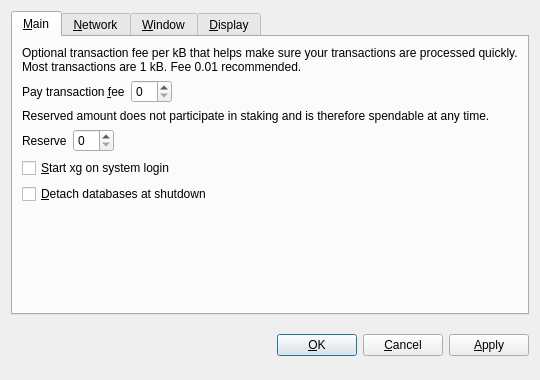
<?xml version="1.0" encoding="UTF-8"?>
<ui version="4.0">
 <class>OptionsDialog</class>
 <widget class="QDialog" name="OptionsDialog">
  <property name="geometry">
   <rect>
    <x>0</x>
    <y>0</y>
    <width>540</width>
    <height>380</height>
   </rect>
  </property>
  <property name="windowTitle">
   <string>Options</string>
  </property>
  <property name="modal">
   <bool>true</bool>
  </property>
  <layout class="QVBoxLayout" name="verticalLayout">
   <item>
    <widget class="QTabWidget" name="tabWidget">
     <property name="tabPosition">
      <enum>QTabWidget::North</enum>
     </property>
     <property name="currentIndex">
      <number>0</number>
     </property>
     <widget class="QWidget" name="tabMain">
      <attribute name="title">
       <string>&amp;Main</string>
      </attribute>
      <layout class="QVBoxLayout" name="verticalLayout_Main">
       <item>
        <widget class="QLabel" name="transactionFeeInfoLabel">
         <property name="text">
          <string>Optional transaction fee per kB that helps make sure your transactions are processed quickly. Most transactions are 1 kB. Fee 0.01 recommended.</string>
         </property>
         <property name="textFormat">
          <enum>Qt::PlainText</enum>
         </property>
         <property name="wordWrap">
          <bool>true</bool>
         </property>
        </widget>
       </item>
       <item>
        <layout class="QHBoxLayout" name="horizontalLayoutFee">
         <item>
          <widget class="QLabel" name="transactionFeeLabel">
           <property name="text">
            <string>Pay transaction &amp;fee</string>
           </property>
           <property name="textFormat">
            <enum>Qt::PlainText</enum>
           </property>
           <property name="buddy">
            <cstring>transactionFee</cstring>
           </property>
          </widget>
         </item>
         <item>
          <widget class="BitcoinAmountField" name="transactionFee"/>
         </item>
         <item>
          <spacer name="horizontalSpacerFee">
           <property name="orientation">
            <enum>Qt::Horizontal</enum>
           </property>
           <property name="sizeHint" stdset="0">
            <size>
             <width>40</width>
             <height>20</height>
            </size>
           </property>
          </spacer>
         </item>
        </layout>
       </item>
       <item>
        <widget class="QLabel" name="reserveBalanceInfoLabel">
         <property name="text">
          <string>Reserved amount does not participate in staking and is therefore spendable at any time.</string>
         </property>
         <property name="textFormat">
          <enum>Qt::PlainText</enum>
         </property>
         <property name="wordWrap">
          <bool>true</bool>
         </property>
        </widget>
       </item>
       <item>
        <layout class="QHBoxLayout" name="horizontalLayoutReserveBalance">
         <item>
          <widget class="QLabel" name="reserveBalanceLabel">
           <property name="text">
            <string>Reserve</string>
           </property>
           <property name="textFormat">
            <enum>Qt::PlainText</enum>
           </property>
           <property name="buddy">
            <cstring>reserveBalance</cstring>
           </property>
          </widget>
         </item>
         <item>
          <widget class="BitcoinAmountField" name="reserveBalance"/>
         </item>
         <item>
          <spacer name="horizontalSpacerReserveBalance">
           <property name="orientation">
            <enum>Qt::Horizontal</enum>
           </property>
           <property name="sizeHint" stdset="0">
            <size>
             <width>40</width>
             <height>20</height>
            </size>
           </property>
          </spacer>
         </item>
        </layout>
       </item>
       <item>
        <widget class="QCheckBox" name="bitcoinAtStartup">
         <property name="toolTip">
          <string>Automatically start xg after logging in to the system.</string>
         </property>
         <property name="text">
          <string>&amp;Start xg on system login</string>
         </property>
        </widget>
       </item>
       <item>
        <widget class="QCheckBox" name="detachDatabases">
         <property name="toolTip">
          <string>Detach block and address databases at shutdown. This means they can be moved to another data directory, but it slows down shutdown. The wallet is always detached.</string>
         </property>
         <property name="text">
          <string>&amp;Detach databases at shutdown</string>
         </property>
        </widget>
       </item>
       <item>
        <spacer name="verticalSpacer_Main">
         <property name="orientation">
          <enum>Qt::Vertical</enum>
         </property>
         <property name="sizeHint" stdset="0">
          <size>
           <width>20</width>
           <height>40</height>
          </size>
         </property>
        </spacer>
       </item>
      </layout>
     </widget>
     <widget class="QWidget" name="tabNetwork">
      <attribute name="title">
       <string>&amp;Network</string>
      </attribute>
      <layout class="QVBoxLayout" name="verticalLayout_Network">
       <item>
        <widget class="QCheckBox" name="mapPortUpnp">
         <property name="toolTip">
          <string>Automatically open the xg client port on the router. This only works when your router supports UPnP and it is enabled.</string>
         </property>
         <property name="text">
          <string>Map port using &amp;UPnP</string>
         </property>
        </widget>
       </item>
       <item>
        <widget class="QCheckBox" name="connectSocks">
         <property name="toolTip">
          <string>Connect to the xg network through a SOCKS proxy (e.g. when connecting through Tor).</string>
         </property>
         <property name="text">
          <string>&amp;Connect through SOCKS proxy:</string>
         </property>
        </widget>
       </item>
       <item>
        <layout class="QHBoxLayout" name="horizontalLayout_Network">
         <item>
          <widget class="QLabel" name="proxyIpLabel">
           <property name="text">
            <string>Proxy &amp;IP:</string>
           </property>
           <property name="textFormat">
            <enum>Qt::PlainText</enum>
           </property>
           <property name="buddy">
            <cstring>proxyIp</cstring>
           </property>
          </widget>
         </item>
         <item>
          <widget class="QValidatedLineEdit" name="proxyIp">
           <property name="maximumSize">
            <size>
             <width>140</width>
             <height>16777215</height>
            </size>
           </property>
           <property name="toolTip">
            <string>IP address of the proxy (e.g. 127.0.0.1)</string>
           </property>
          </widget>
         </item>
         <item>
          <widget class="QLabel" name="proxyPortLabel">
           <property name="text">
            <string>&amp;Port:</string>
           </property>
           <property name="textFormat">
            <enum>Qt::PlainText</enum>
           </property>
           <property name="buddy">
            <cstring>proxyPort</cstring>
           </property>
          </widget>
         </item>
         <item>
          <widget class="QLineEdit" name="proxyPort">
           <property name="maximumSize">
            <size>
             <width>55</width>
             <height>16777215</height>
            </size>
           </property>
           <property name="toolTip">
            <string>Port of the proxy (e.g. 9050)</string>
           </property>
          </widget>
         </item>
         <item>
          <widget class="QLabel" name="socksVersionLabel">
           <property name="text">
            <string>SOCKS &amp;Version:</string>
           </property>
           <property name="textFormat">
            <enum>Qt::PlainText</enum>
           </property>
           <property name="buddy">
            <cstring>socksVersion</cstring>
           </property>
          </widget>
         </item>
         <item>
          <widget class="QValueComboBox" name="socksVersion">
           <property name="toolTip">
            <string>SOCKS version of the proxy (e.g. 5)</string>
           </property>
          </widget>
         </item>
         <item>
          <spacer name="horizontalSpacer_Network">
           <property name="orientation">
            <enum>Qt::Horizontal</enum>
           </property>
           <property name="sizeHint" stdset="0">
            <size>
             <width>40</width>
             <height>20</height>
            </size>
           </property>
          </spacer>
         </item>
        </layout>
       </item>
       <item>
        <spacer name="verticalSpacer_Network">
         <property name="orientation">
          <enum>Qt::Vertical</enum>
         </property>
         <property name="sizeHint" stdset="0">
          <size>
           <width>20</width>
           <height>40</height>
          </size>
         </property>
        </spacer>
       </item>
      </layout>
     </widget>
     <widget class="QWidget" name="tabWindow">
      <attribute name="title">
       <string>&amp;Window</string>
      </attribute>
      <layout class="QVBoxLayout" name="verticalLayout_Window">
       <item>
        <widget class="QCheckBox" name="minimizeToTray">
         <property name="toolTip">
          <string>Show only a tray icon after minimizing the window.</string>
         </property>
         <property name="text">
          <string>&amp;Minimize to the tray instead of the taskbar</string>
         </property>
        </widget>
       </item>
       <item>
        <widget class="QCheckBox" name="minimizeOnClose">
         <property name="toolTip">
          <string>Minimize instead of exit the application when the window is closed. When this option is enabled, the application will be closed only after selecting Quit in the menu.</string>
         </property>
         <property name="text">
          <string>M&amp;inimize on close</string>
         </property>
        </widget>
       </item>
       <item>
        <spacer name="verticalSpacer_Window">
         <property name="orientation">
          <enum>Qt::Vertical</enum>
         </property>
         <property name="sizeHint" stdset="0">
          <size>
           <width>20</width>
           <height>40</height>
          </size>
         </property>
        </spacer>
       </item>
      </layout>
     </widget>
     <widget class="QWidget" name="tabDisplay">
      <attribute name="title">
       <string>&amp;Display</string>
      </attribute>
      <layout class="QVBoxLayout" name="verticalLayout_Display">
       <item>
        <layout class="QHBoxLayout" name="horizontalLayout_1_Display">
         <item>
          <widget class="QLabel" name="langLabel">
           <property name="text">
            <string>User Interface &amp;language:</string>
           </property>
           <property name="textFormat">
            <enum>Qt::PlainText</enum>
           </property>
           <property name="buddy">
            <cstring>lang</cstring>
           </property>
          </widget>
         </item>
         <item>
          <widget class="QValueComboBox" name="lang">
           <property name="toolTip">
            <string>The user interface language can be set here. This setting will take effect after restarting xg.</string>
           </property>
          </widget>
         </item>
        </layout>
       </item>
       <item>
        <layout class="QHBoxLayout" name="horizontalLayout_2_Display">
         <item>
          <widget class="QLabel" name="unitLabel">
           <property name="text">
            <string>&amp;Unit to show amounts in:</string>
           </property>
           <property name="textFormat">
            <enum>Qt::PlainText</enum>
           </property>
           <property name="buddy">
            <cstring>unit</cstring>
           </property>
          </widget>
         </item>
         <item>
          <widget class="QValueComboBox" name="unit">
           <property name="toolTip">
            <string>Choose the default subdivision unit to show in the interface and when sending coins.</string>
           </property>
          </widget>
         </item>
        </layout>
       </item>
       <item>
        <widget class="QCheckBox" name="displayAddresses">
         <property name="toolTip">
          <string>Whether to show xg addresses in the transaction list or not.</string>
         </property>
         <property name="text">
          <string>&amp;Display addresses in transaction list</string>
         </property>
        </widget>
       </item>
       <item>
        <widget class="QCheckBox" name="coinControlFeatures">
         <property name="toolTip">
          <string>Whether to show coin control features or not.</string>
         </property>
         <property name="text">
          <string>Display coin &amp;control features (experts only!)</string>
         </property>
        </widget>
       </item>
       <item>
        <spacer name="verticalSpacer_Display">
         <property name="orientation">
          <enum>Qt::Vertical</enum>
         </property>
         <property name="sizeHint" stdset="0">
          <size>
           <width>20</width>
           <height>40</height>
          </size>
         </property>
        </spacer>
       </item>
      </layout>
     </widget>
    </widget>
   </item>
   <item>
    <layout class="QHBoxLayout" name="horizontalLayout_Buttons">
     <item>
      <spacer name="horizontalSpacer_1">
       <property name="orientation">
        <enum>Qt::Horizontal</enum>
       </property>
       <property name="sizeHint" stdset="0">
        <size>
         <width>40</width>
         <height>48</height>
        </size>
       </property>
      </spacer>
     </item>
     <item>
      <widget class="QLabel" name="statusLabel">
       <property name="font">
        <font>
         <weight>75</weight>
         <bold>true</bold>
        </font>
       </property>
       <property name="text">
        <string/>
       </property>
       <property name="textFormat">
        <enum>Qt::PlainText</enum>
       </property>
       <property name="wordWrap">
        <bool>true</bool>
       </property>
      </widget>
     </item>
     <item>
      <spacer name="horizontalSpacer_2">
       <property name="orientation">
        <enum>Qt::Horizontal</enum>
       </property>
       <property name="sizeHint" stdset="0">
        <size>
         <width>40</width>
         <height>48</height>
        </size>
       </property>
      </spacer>
     </item>
     <item>
      <widget class="QPushButton" name="okButton">
       <property name="text">
        <string>&amp;OK</string>
       </property>
      </widget>
     </item>
     <item>
      <widget class="QPushButton" name="cancelButton">
       <property name="text">
        <string>&amp;Cancel</string>
       </property>
       <property name="autoDefault">
        <bool>false</bool>
       </property>
      </widget>
     </item>
     <item>
      <widget class="QPushButton" name="applyButton">
       <property name="text">
        <string>&amp;Apply</string>
       </property>
       <property name="autoDefault">
        <bool>false</bool>
       </property>
      </widget>
     </item>
    </layout>
   </item>
  </layout>
 </widget>
 <customwidgets>
  <customwidget>
   <class>BitcoinAmountField</class>
   <extends>QSpinBox</extends>
   <header>bitcoinamountfield.h</header>
  </customwidget>
  <customwidget>
   <class>QValueComboBox</class>
   <extends>QComboBox</extends>
   <header>qvaluecombobox.h</header>
  </customwidget>
  <customwidget>
   <class>QValidatedLineEdit</class>
   <extends>QLineEdit</extends>
   <header>qvalidatedlineedit.h</header>
  </customwidget>
 </customwidgets>
 <resources/>
 <connections/>
</ui>
